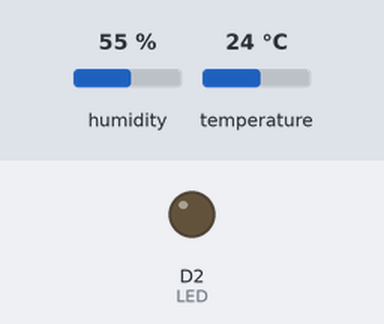
The sketch below on a simulated ESP8266 (NodeMCU). Parts: output pins drawn as LEDs (lit = HIGH). Inputs (shaded band) come from the test bench; at power-on: temperature 24 °C, humidity 55 %. WiFi joins after 1.5 s; servers stay silent unless stated; what the sketch prints to the serial monitor is not drawn.

Above: at 3.5 s.
3.6 s: temperature set to 22 °C
13.3 s: temperature set to 19 °C
At 14.2 s:
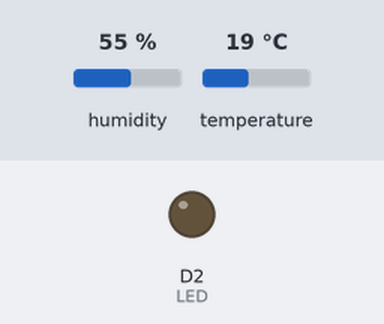
18.2 s: temperature set to 28 °C
At 19.7 s:
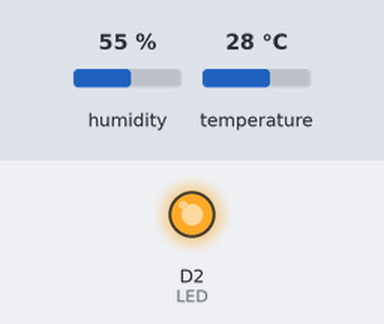
27.9 s: temperature set to 12 °C
At 28.4 s:
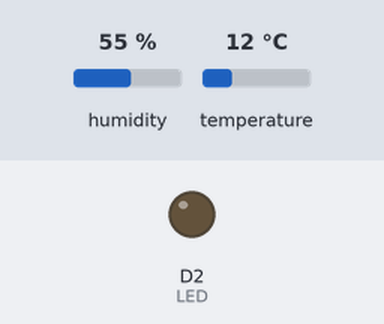
Timing chart, 0 to 30.9 s (numbered marks = the images above; inputs shaded):
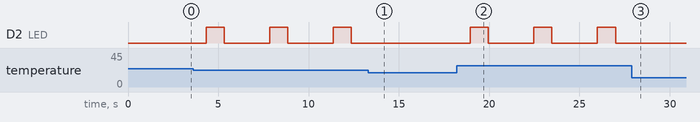

Measured:
- after the input at 13.3 s, D2 (LED): stays LOW (without the input it goes to HIGH after 1.6 s)
- after the input at 18.2 s, D2 (LED): alternates HIGH for 1.0 s and LOW for 2.5 s, starting after 0.75 s
- after the input at 27.9 s, D2 (LED): stays LOW (without the input it goes to HIGH after 1.6 s)
- by itself, D2 (LED): alternates HIGH for 1.0 s and LOW for 2.5 s

The sketch:

SensorTemperaturaFinal.ino
```cpp
#include "DHT.h"

#define UM_SEGUNDO 1000
#define MEIO_SEGUNDO 500

#define LED D2

#define DHTPIN D4
#define DHTTYPE DHT11

#define BLYNK_PRINT Serial
#define BLYNK_TEMPLATE_ID "TMPL2hj-uej6R"
#define BLYNK_TEMPLATE_NAME "Temperature and Humidity Monitor"
#define BLYNK_AUTH_TOKEN "it30_9wagNjgbt-yl2iAXRaVXpAHsE6b"

#include <ESP8266WiFi.h>
#include <BlynkSimpleEsp8266.h>

DHT dht(DHTPIN, DHTTYPE);

char auth[] = BLYNK_AUTH_TOKEN; //Enter the auth code which was send by Blynk
char ssid[] = ""; // Enter WiFi Name
char pass[] = ""; // Enter WiFi Password


void setup() {
  // put your setup code here, to run once:
  pinMode(LED, OUTPUT);
  Serial.begin(9600);
  Serial.println("DHT Test");
  dht.begin();

  WiFi.begin(ssid, pass);

  while (WiFi.status() != WL_CONNECTED) {
    delay(UM_SEGUNDO);
    Serial.println("Connecting to WiFi...");
  }


  // Blynk Connection
  Blynk.begin(auth, ssid, pass);
}

void loop() {
  // put your main code here, to run repeatedly:
  delay(2000);

  float t = dht.readTemperature();
  float f = dht.readTemperature(true);

  if (isnan(t) || isnan(f)) {
    Serial.println("Erro to read DHT sensor/");

    return;
  }

  Serial.print("T: ");
  Serial.print(t);
  Serial.print("'C");

  Serial.print("T: ");
  Serial.print(f);
  Serial.print("'F");

  if (t > 20) {
    piscaLed(LED);
  }

  Blynk.run();

  //send sensor data to blynk
  Blynk.virtualWrite(V0, t);
  Blynk.virtualWrite(V1, f);
}

void piscaLed(int portaLed) {
  digitalWrite(portaLed, HIGH);
  delay(UM_SEGUNDO);
  digitalWrite(portaLed, LOW);
  delay(MEIO_SEGUNDO);
}
```
